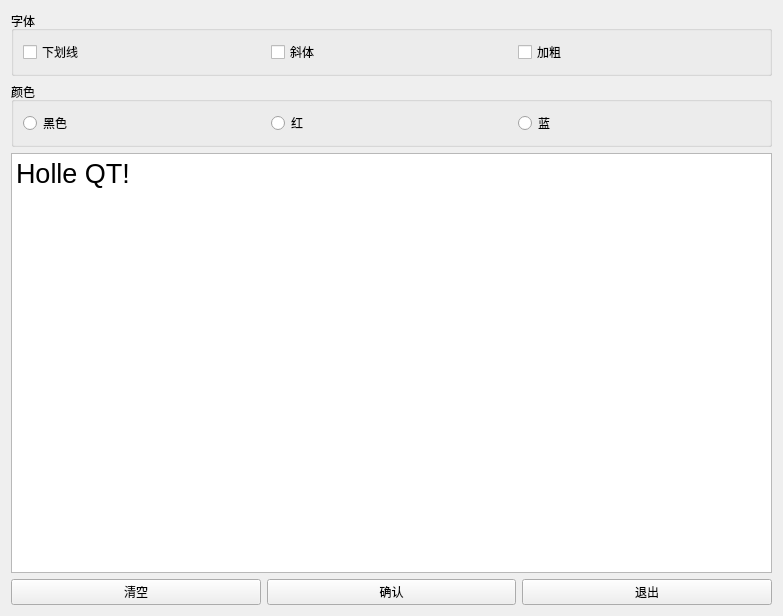
<?xml version="1.0" encoding="UTF-8"?>
<ui version="4.0">
 <class>Widget</class>
 <widget class="QWidget" name="Widget">
  <property name="geometry">
   <rect>
    <x>0</x>
    <y>0</y>
    <width>783</width>
    <height>616</height>
   </rect>
  </property>
  <property name="windowTitle">
   <string>信号和槽的使用</string>
  </property>
  <property name="windowIcon">
   <iconset resource="res.qrc">
    <normaloff>:/icons/images/editor.ico</normaloff>:/icons/images/editor.ico</iconset>
  </property>
  <layout class="QGridLayout" name="gridLayout_2">
   <item row="0" column="0">
    <widget class="QGroupBox" name="Typeface">
     <property name="title">
      <string>字体</string>
     </property>
     <layout class="QGridLayout" name="gridLayout_3">
      <item row="0" column="0">
       <widget class="QCheckBox" name="Underline">
        <property name="text">
         <string>下划线</string>
        </property>
       </widget>
      </item>
      <item row="0" column="1">
       <widget class="QCheckBox" name="Italic">
        <property name="text">
         <string>斜体</string>
        </property>
       </widget>
      </item>
      <item row="0" column="2">
       <widget class="QCheckBox" name="Bold">
        <property name="text">
         <string>加粗</string>
        </property>
       </widget>
      </item>
     </layout>
    </widget>
   </item>
   <item row="1" column="0">
    <widget class="QGroupBox" name="Colour">
     <property name="title">
      <string>颜色</string>
     </property>
     <layout class="QHBoxLayout" name="horizontalLayout_2">
      <item>
       <widget class="QRadioButton" name="Black">
        <property name="text">
         <string>黑色</string>
        </property>
       </widget>
      </item>
      <item>
       <widget class="QRadioButton" name="Red">
        <property name="text">
         <string>红</string>
        </property>
       </widget>
      </item>
      <item>
       <widget class="QRadioButton" name="Blue">
        <property name="text">
         <string>蓝</string>
        </property>
       </widget>
      </item>
     </layout>
    </widget>
   </item>
   <item row="2" column="0">
    <widget class="QPlainTextEdit" name="plainTextEdit">
     <property name="font">
      <font>
       <pointsize>20</pointsize>
      </font>
     </property>
     <property name="plainText">
      <string>Holle QT!</string>
     </property>
    </widget>
   </item>
   <item row="3" column="0">
    <layout class="QGridLayout" name="gridLayout">
     <item row="0" column="2">
      <widget class="QPushButton" name="Exit">
       <property name="text">
        <string>退出</string>
       </property>
       <property name="icon">
        <iconset resource="res.qrc">
         <normaloff>:/icons/images/324.bmp</normaloff>:/icons/images/324.bmp</iconset>
       </property>
      </widget>
     </item>
     <item row="0" column="1">
      <widget class="QPushButton" name="Ok">
       <property name="text">
        <string>确认</string>
       </property>
       <property name="icon">
        <iconset resource="res.qrc">
         <normaloff>:/icons/images/322.bmp</normaloff>:/icons/images/322.bmp</iconset>
       </property>
      </widget>
     </item>
     <item row="0" column="0">
      <widget class="QPushButton" name="Clearn">
       <property name="text">
        <string>清空</string>
       </property>
       <property name="icon">
        <iconset resource="res.qrc">
         <normaloff>:/icons/images/212.bmp</normaloff>:/icons/images/212.bmp</iconset>
       </property>
      </widget>
     </item>
    </layout>
   </item>
  </layout>
 </widget>
 <resources>
  <include location="res.qrc"/>
 </resources>
 <connections>
  <connection>
   <sender>Clearn</sender>
   <signal>clicked()</signal>
   <receiver>plainTextEdit</receiver>
   <slot>clear()</slot>
   <hints>
    <hint type="sourcelabel">
     <x>141</x>
     <y>857</y>
    </hint>
    <hint type="destinationlabel">
     <x>407</x>
     <y>354</y>
    </hint>
   </hints>
  </connection>
  <connection>
   <sender>Ok</sender>
   <signal>clicked()</signal>
   <receiver>Widget</receiver>
   <slot>close()</slot>
   <hints>
    <hint type="sourcelabel">
     <x>407</x>
     <y>573</y>
    </hint>
    <hint type="destinationlabel">
     <x>407</x>
     <y>299</y>
    </hint>
   </hints>
  </connection>
  <connection>
   <sender>Exit</sender>
   <signal>clicked()</signal>
   <receiver>Widget</receiver>
   <slot>close()</slot>
   <hints>
    <hint type="sourcelabel">
     <x>674</x>
     <y>573</y>
    </hint>
    <hint type="destinationlabel">
     <x>407</x>
     <y>299</y>
    </hint>
   </hints>
  </connection>
 </connections>
</ui>
